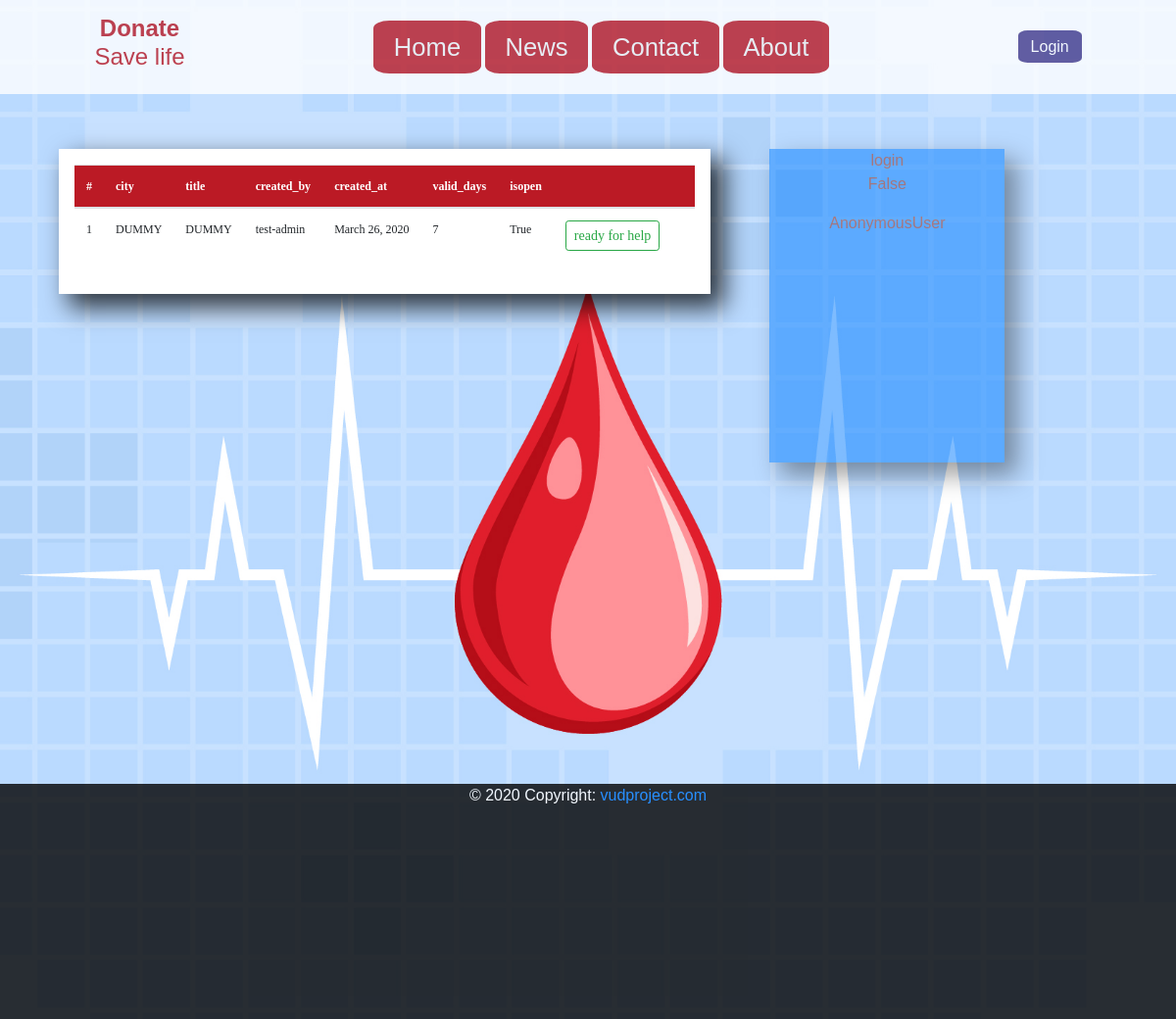
/vud/, run on an earlier commit of the app's database.
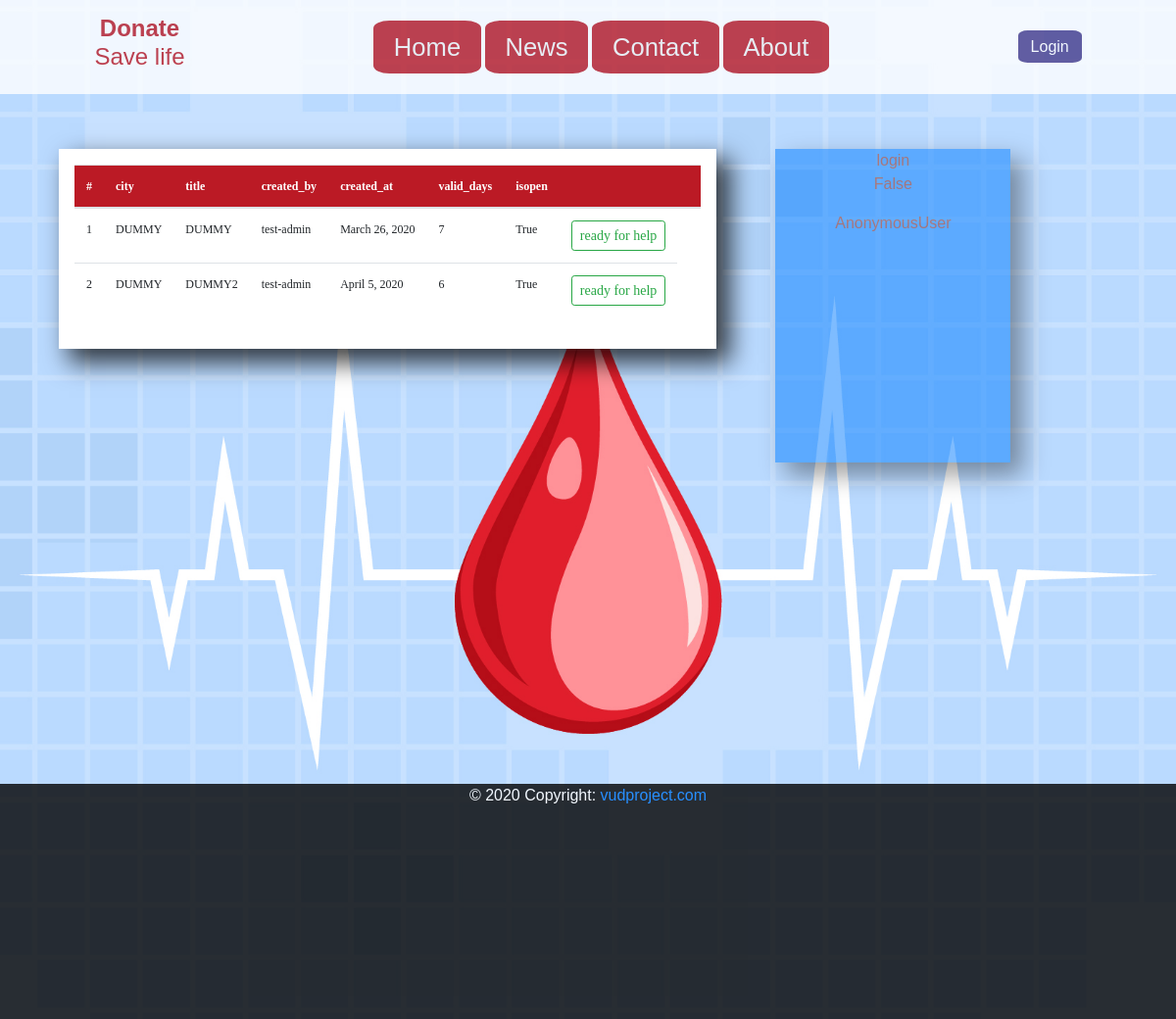
And on a later commit of the database.
### VUD/models.py (models this page shows)
class HelpRequests(models.Model):
    created_by = models.ForeignKey(User, on_delete=models.CASCADE, related_name='topics')
    created_at = models.DateTimeField(auto_now_add=True)
    updated_at = models.DateTimeField(auto_now=True, null=True, blank=True)
    city = models.ForeignKey(Cities, on_delete=models.CASCADE, related_name='topics')
    title = models.SlugField()
    expected_ppl_cnt = models.PositiveSmallIntegerField(default=0)
    confirmed_ppl_cnt = models.PositiveSmallIntegerField(default=0)
    rejected_pll_cnt = models.PositiveSmallIntegerField(default=0)
    onhold_ppl_cnt = models.PositiveSmallIntegerField(default=0)
    valid_days = models.PositiveSmallIntegerField(default=7)
    isopen = models.BooleanField(default=True)
    class Meta:
        verbose_name_plural = "HelpRequests"

### VUD/views.py (the view)
# urls.py: path('', views.HomeView.as_view() , name="home"),
class HomeView(generic.ListView):
    template_name = 'vud/home.html'
    context_object_name = 'reqs'
    def get_queryset(self):
        return HelpRequests.objects.all()[:10].values('pk', 'created_by__username', 'created_at', 'city__name', 'title', 'expected_ppl_cnt', 'confirmed_ppl_cnt', 'onhold_ppl_cnt', 'valid_days', 'isopen')

### VUD/templates/vud/home.html (shortened to what this page needs)
{% extends '../cstm_base.html' %}
{% load static %}
{% block extra_head_css %}
		<link rel="stylesheet" type="text/css" href="{% static 'vud/css/home.css' %}">
{% endblock %}
{% block content %}
	{% include "./inc_home_white_blck.html" with reqs=reqs only %}
	<div class="short_wrapper blue_wrapper">
		login
		<p>{{ request.user.is_authenticated }}    </p>
		<p>{{ request.user }}                     </p>
	</div>
{% endblock %}

### VUD/templates/vud/inc_home_white_blck.html
<div class="wrapper white_wrapper">
	{% if reqs %}
		<table class="table table-hover">
		  <thead>
			<tr>
			  <th scope="col">#</th>
			  <th scope="col">city</th>
			  <th scope="col">title</th>
			  <th scope="col">created_by</th>
			  <th scope="col">created_at</th>
			  <th scope="col">valid_days</th>
			  <th scope="col">isopen</th>
			  <th scope="col"></th>
			  <th scope="col"></th>
			</tr>
		  </thead>
		  <tbody>
	{% for item in reqs %}
			<tr>
			  <td scope="row"><a href="{% url 'vud:detail' item.pk %}">{{ forloop.counter }}</a></td>
			  <td><a href="{% url 'vud:detail' item.pk %}">{{ item.city__name }}</a></td>
			  <td><a href="{% url 'vud:detail' item.pk %}">{{ item.title }}</a></td>
			  <td><a href="{% url 'vud:detail' item.pk %}">{{ item.created_by__username }}</a></td>
			  <td><a href="{% url 'vud:detail' item.pk %}">{{ item.created_at|date }}</a></td>
			  <td><a href="{% url 'vud:detail' item.pk %}">{{ item.valid_days }}</a></td>
			  <td><a href="{% url 'vud:detail' item.pk %}">{{ item.isopen }}</a></td>
			  <td><button type="button" class="btn btn-outline-success btn-sm">ready for help</button></td>
			</tr>
	{% endfor %}
		  </tbody>
		</table>
	{% else %}
		<p>No request are available.</p>
	{% endif %}
	</div>

What changed in the data, as far as the page shows it:
added HelpRequests: city__name "DUMMY", title "DUMMY2", created_by__username "test-admin", created_at "April 5, 2020", valid_days "6", isopen "True"
